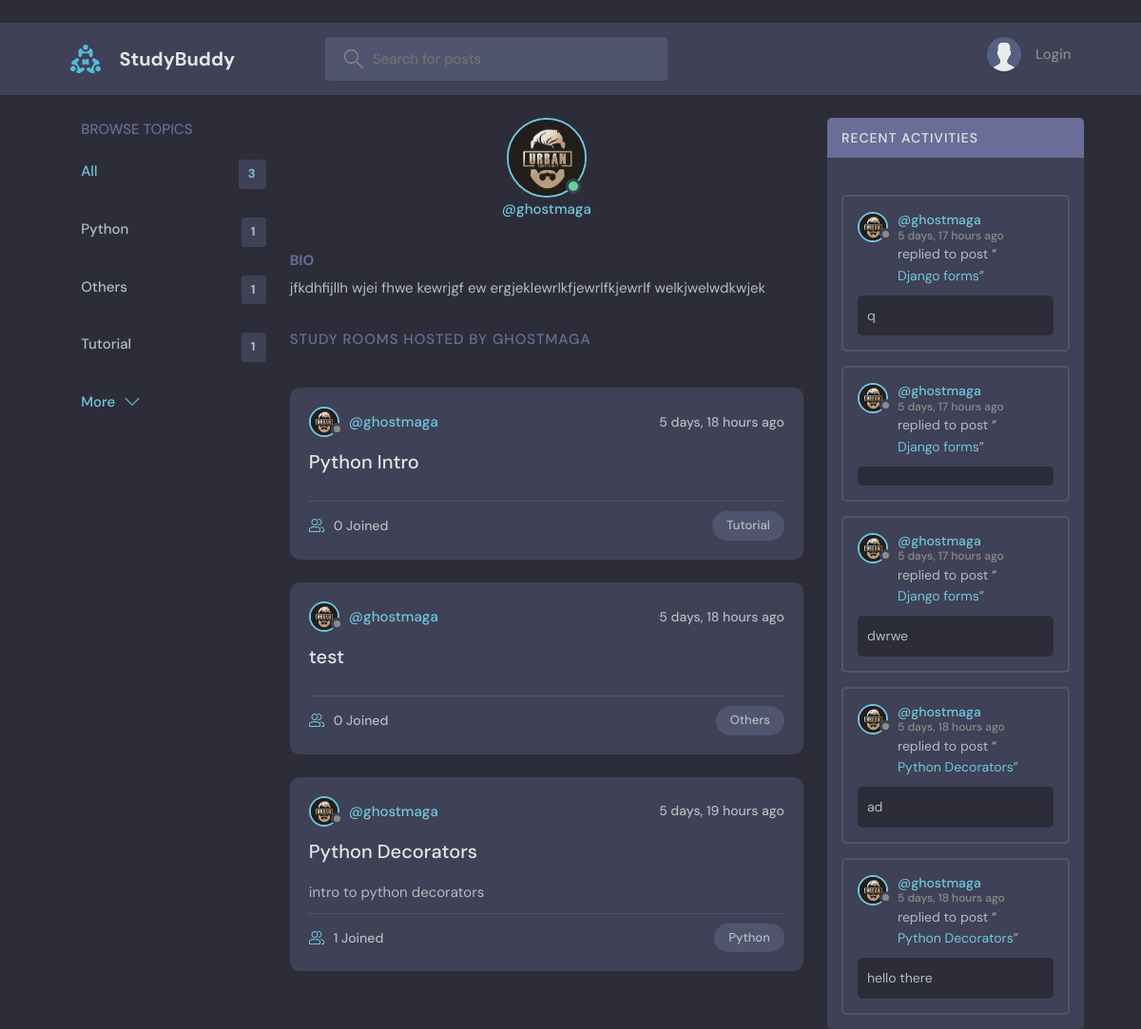
Page /userprofile/qwer.qwer.99.99@bk.ru/ on the committed database.
### base/models.py (models this page shows, shortened)
class Topic(models.Model):
     name = models.CharField(max_length=100, unique=True)

class User(AbstractUser):
    name = models.CharField(max_length=200, null=True)
    email = models.EmailField(unique=True, null=True)
    bio = models.TextField(null=True)
    avatar = models.ImageField(null=True, default='avatar.svg')
    USERNAME_FIELD = 'email'
    REQUIRED_FIELDS = []

class Room(models.Model):
     host = models.ForeignKey(User, on_delete=models.SET_NULL, null=True)
     topic = models.ForeignKey(Topic, on_delete=models.SET_NULL, null=True)
     name = models.CharField(max_length=100)
     description = models.TextField(null=True, blank=True)
     participants = models.ManyToManyField(User, related_name='participants', blank=True)
     updated = models.DateTimeField(auto_now=True)
     created = models.DateTimeField(auto_now_add=True)
     class Meta():
          ordering = ['-updated', '-created']
     def __str__(self):
          return self.name

class Message(models.Model):
     user = models.ForeignKey(User, on_delete=models.CASCADE)
     room = models.ForeignKey(Room, on_delete=models.CASCADE)
     body = models.TextField()
     updated = models.DateTimeField(auto_now=True)
     created = models.DateTimeField(auto_now_add=True)
     class Meta():
          ordering = ['-created']
     def __str__(self):
          return self.body[0:50]

### base/views.py (the view)
# urls.py: path('userprofile/<str:email>/', views.user_profile, name='userprofile'),
def user_profile(request, email):
     user = User.objects.get(email=email)
     rooms = user.room_set.all()
     roommessages = user.message_set.all()
     topics = Topic.objects.all().filter(room__host=user)
     allTopicsCount = 0
     for topic in topics:
          allTopicsCount += topic.room_set.count()
          print(topic.room_set.all())
     context = {'user':user, 'rooms':rooms, 'roommessages':roommessages, 'topics':topics, 'total': allTopicsCount}
     return render(request, 'base/profile.html', context)

### base/templates/base/profile.html (shortened to what this page needs)
{% extends 'main.html' %}
{% block content %}
  <main class="profile-page layout layout--3">
    <div class="container">
      {% include 'base/topics_comp.html'%}
      <div class="roomList">
        <div class="profile">
          <div class="profile__avatar">
            <div class="avatar avatar--large active">
              <img src="{{user.avatar.url}}" />
            </div>
          </div>
          <div class="profile__info">
            <a href="{% url 'userprofile' user.username %}"><p>@{{user.username}}</p></a>
            <br>
          </div>
          <div class="profile__about">
            <h3>Bio</h3>
            <p>
              {{user.bio}}
            </p>
          </div>
        </div>
        <div class="roomList__header">
          <div>
            <h2>Study Rooms Hosted by {{user.username}}</a>
            </h2>
          </div>
        </div>
        {% include 'base/feed_comp.html' %}
      </div>
      <div class="activities">
        <div class="activities__header">
          <h2>Recent Activities</h2>
        </div>
        {% include 'base/activity_comp.html' %}
      </div>
    </div>
  </main>
{% endblock %}

### templates/main.html (shortened to what this page needs)
﻿<!DOCTYPE html>
{% load static %}
<html lang="en">
  <head>
    <link rel="stylesheet" href="{% static 'styles/style.css' %}" />
  </head>
  <body>
    {% include 'navbar.html' %}
    {% block content %}
    {% endblock %}
  </body>
</html>

### templates/navbar.html (shortened to what this page needs)
﻿{% load static%}
<header class="header header--loggedIn">
     <div class="container">
       <a href="{% url 'home' %}" class="header__logo">
         <img src="{% static 'images/logo.svg' %}" />
         <h1>StudyBuddy</h1>
       </a>
       <form class="header__search" method="get" action="{% url 'home' %}">
         <label>
           <input name ="q" placeholder="Search for posts" />
         </label>
       </form>
       <nav class="header__menu">
         {% if request.user.is_authenticated %}
         <div class="header__user">
           <a href="{% url 'userprofile' request.user %}">
             <div class="avatar avatar--medium active">
               <img src="{{request.user.avatar.url}}" />
             </div>
             <p>{{request.user}}<span>@{{request.user}}</span></p>
           </a>
           <button class="dropdown-button">
             <svg version="1.1" xmlns="http://www.w3.org/2000/svg" width="32" height="32" viewBox="0 0 32 32">
               <title>chevron-down</title>
               <path d="M16 21l-13-13h-3l16 16 16-16h-3l-13 13z"></path>
             </svg>
           </button>
         </div>
         {% else %}
         <a href="{% url 'login' %}">
           <img src="{% static 'images/avatar.svg' %}" />
           <p>Login</p>
         </a>
         {% endif %}
       </nav>
     </div>
   </header>

### base/templates/base/topics_comp.html
﻿<div class="topics">
     <div class="topics__header">
       <h2>Browse Topics</h2>
     </div>
     <ul class="topics__list">
       <li>
         <a href="{% url 'home' %}" class="active">All<span>{{total}}</span></a>
       </li>
          {% for topic in topics %}
          {% if topic.room_set.all.count != 0 %}
          <li>
            <a href="{% url 'home' %}?q={{topic.name}}">{{topic.name}}<span>{{ topic.room_set.all.count }}</span></a>
          </li>
          {% endif %}
          {% endfor %}
     </ul>
     <a class="btn btn--link" href="topics.html">
       More
       <svg version="1.1" xmlns="http://www.w3.org/2000/svg" width="32" height="32" viewBox="0 0 32 32">
         <title>chevron-down</title>
         <path d="M16 21l-13-13h-3l16 16 16-16h-3l-13 13z"></path>
       </svg>
     </a>
   </div>

### base/templates/base/feed_comp.html (shortened to what this page needs)
﻿{% for room in rooms %}
     <div class="roomListRoom">
          <div class="roomListRoom__header">
               <a href="{% url 'userprofile' room.host %}" class="roomListRoom__author">
                    <div class="avatar avatar--small">
                         <img src="{{ room.host.avatar.url }}" />
                    </div>
                    <span>@{{room.host.username}}</span>
               </a>
               <div class="roomListRoom__actions">
                    <span>{{room.created|timesince}} ago</span>
               </div>
          </div>
          <div class="roomListRoom__content">
               <a href="{% url 'room' room.id %}">{{room.name}}</a>
               <p>
                    {{room.description}}
               </p>
          </div>
          <div class="roomListRoom__meta">
               <a href="{% url 'room' room.id %}" class="roomListRoom__joined">
                    {{room.participants.all.count}} Joined
               </a>
               <p class="roomListRoom__topic">{% if room.topic == NULL %} Other {% else %} {{room.topic.name}} {% endif %}</p>
          </div>
     </div>
{% endfor %}

### base/templates/base/activity_comp.html (shortened to what this page needs)
{% for msg in roommessages %}
     <div class="activities__box">
          <div class="activities__boxHeader roomListRoom__header">
               <a href="{% url 'userprofile' msg.user.username %}" class="roomListRoom__author">
                    <div class="avatar avatar--small">
                         <img src="{{msg.user.avatar.url}}" />
                    </div>
                    <p>
                         @{{msg.user.username}}
                         <span>
                              {% if msg.created|timesince == '0 minutes' %}
                                   just now
                              {% else %}
                                   {{ msg.created|timesince }} ago
                              {% endif %}
                         </span>
                    </p>
               </a>
          </div>
          <div class="activities__boxContent">
               <p>replied to post “<a href="{% url 'room' msg.room.id %}">{{msg.room.name}}</a>”</p>
               <div class="activities__boxRoomContent">
                    {% if msg.body|length > 50 %}
                         {{msg}} ...
                    {% else %}
                         {{msg}}
                    {% endif %}
               </div>
          </div>
     </div>
{% endfor %}

### rows in the picture
Topic: name "Python", room_set.all.count "1"
Topic: name "Others", room_set.all.count "1"
Topic: name "Tutorial", room_set.all.count "1"
User: avatar (picture), username "ghostmaga", bio "jfkdhfijllh wjei fhwe kewrjgf ew ergjeklewrlkfjewrlfkjewrlf welkjwelwdkwjek", username "GHOSTMAGA"
Room: host.avatar (picture), host.username "ghostmaga", created "5 days, 18 hours", name "Python Intro", participants.all.count "0", topic.name "Tutorial"
Room: host.avatar (picture), host.username "ghostmaga", created "5 days, 18 hours", name "test", participants.all.count "0", topic.name "Others"
Room: host.avatar (picture), host.username "ghostmaga", created "5 days, 19 hours", name "Python Decorators", description "intro to python decorators", participants.all.count "1", topic.name "Python"
Message: user.avatar (picture), user.username "ghostmaga", created "5 days, 17 hours", room.name "Django forms", body "q"
Message: user.avatar (picture), user.username "ghostmaga", created "5 days, 17 hours", room.name "Django forms"
Message: user.avatar (picture), user.username "ghostmaga", created "5 days, 17 hours", room.name "Django forms", body "dwrwe"
Message: user.avatar (picture), user.username "ghostmaga", created "5 days, 18 hours", room.name "Python Decorators", body "ad"
Message: user.avatar (picture), user.username "ghostmaga", created "5 days, 18 hours", room.name "Python Decorators", body "hello there"

### other values in the picture
{{ total }} "3"
